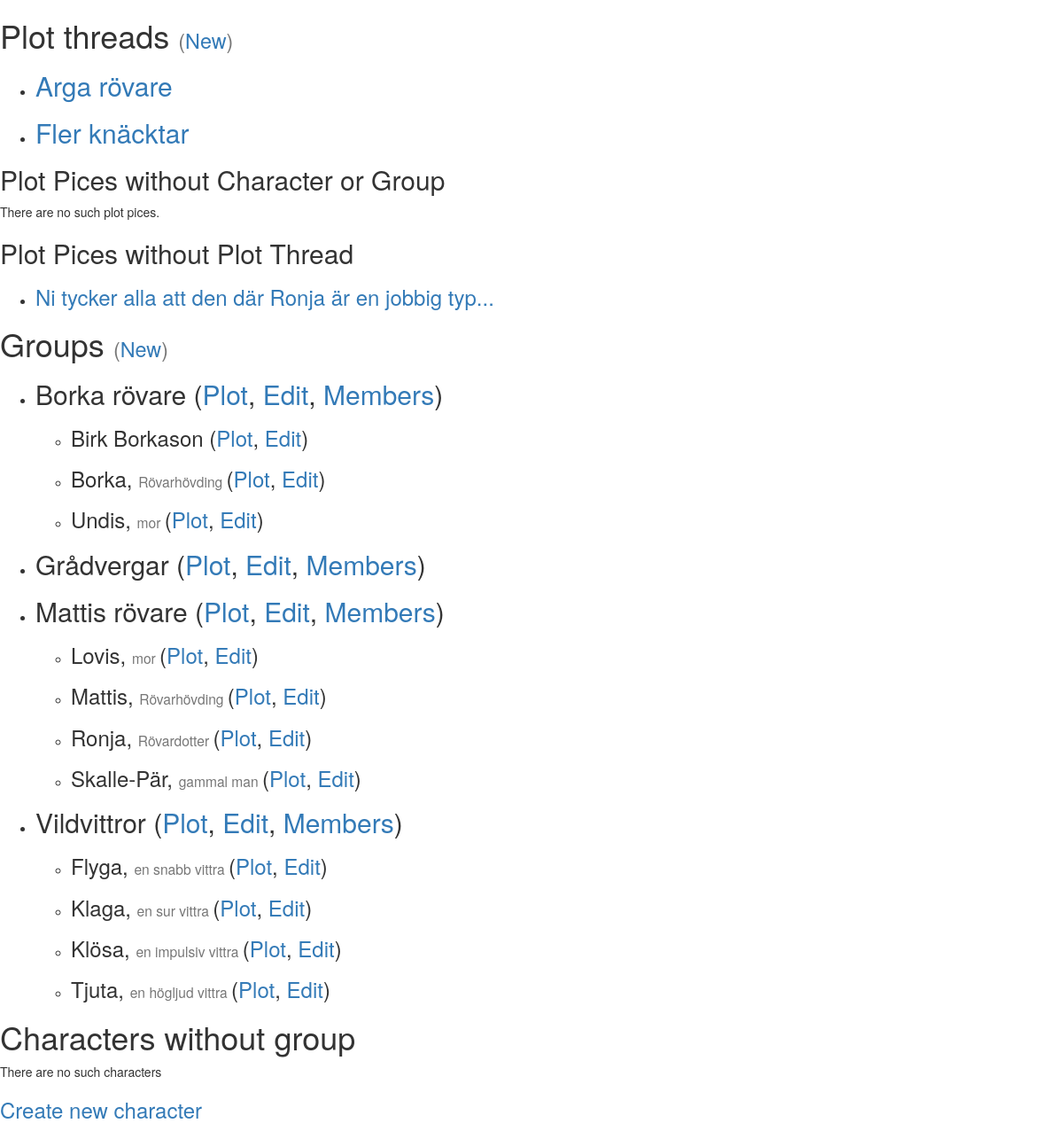
The app's page /GM/ with its own data.
### plots/models.py (models this page shows, shortened)
class BasicModel(models.Model):
    class Meta:
        abstract = True
        ordering = ['name']
    name = models.CharField(max_length=50)

class PlotThread(BasicModel):
    summery = models.TextField(blank=True, default='')
    def no_of_plot_parts(self):
        return self.plot_parts().count()
    no_of_plot_parts.verbose_name = 'number of plot parts'
    plot_is_finished = models.BooleanField(default=False)
    plot_is_finished.verbose_name = "plot thread is finiched"
    def characters(self):
        return Character.objects.filter(plotpice__in=self.plot_parts() )
    characters.help_text = (
         'Characters that have part in the plot line, not including group plots')
    characters.short_description = 'Characters involved'
    def characters_string(self):
        return ',\n '.join([character.name for character in self.characters().all()])
    characters_string.help_text = characters.help_text
    characters_string.short_description = characters.short_description
    characters_string.verbose_name = 'characters'
    def groups(self):
        return Group.objects.filter(plotpice__in=self.plot_parts() )
    groups.help_text = (
        'Groupes that have part in the plot line, not including individual character plots')
    groups.short_description = 'Groupes involved'
    def groups_string(self):
        return ',\n '.join([group.name for group in self.groups().all()])
    groups_string.help_text = groups.help_text
    groups_string.short_description = groups.short_description
    groups_string.verbose_name = 'groups'
    def groups_incl_char(self):
        return Group.objects.filter(
                    models.Q( plotpice__in=self.plot_parts() ) |
                    models.Q( character__in=self.characters() )
               ).distinct()
    groups_incl_char.help_text = (
        'Groupes that have part in the plot line, including individual character plots')
    groups_incl_char.short_description = 'Someone in group is involved'
    groups_incl_char.verbose_name = 'groups incl. personal plots'
    def groups_incl_char_string(self):
        return ',\n '.join([group.name for group in self.groups_incl_char().all()])
    groups_incl_char_string.short_description = groups_incl_char.short_description
    groups_incl_char_string.help_text = groups_incl_char.help_text
    groups_incl_char_string.verbose_name = groups_incl_char.verbose_name

class PlotPice(models.Model):
    def __str__(self):
        return self.plot_pice[0:50]+'...'
    __str__.short_description = 'str'
    characters = models.ManyToManyField(
                'Character', null=True, blank=True, through='PersonalPlotPice')
    groups = models.ManyToManyField(
                'Group', null=True, blank=True, through='GroupPlotPice')
    plot_threads = models.ManyToManyField(
                'PlotThread', null=True, blank=True, through='PlotPart')
    plot_pice = models.TextField(blank=True, default='')
    plot_is_finished = models.BooleanField(default=False)
    plot_is_finished.verbose_name = 'plot pice is finiched'
    plot_is_finished.short_description = 'plot is finiched'
    def groups_string(self):
        return ',\n '.join([group.name for group in self.groups.all()])
    groups_string.verbose_name = 'Groups'
    groups_string.short_description = 'Groups'
    def characters_string(self):
        return ',\n '.join([character.name for character in self.characters.all()])
    characters_string.verbose_name = 'Characters'
    characters_string.short_description = 'Characters'
    def plot_threads_string(self):
        return ',\n '.join([plot_thread.name for plot_thread in self.plot_threads.all()])
    plot_threads_string.verbose_name = 'Plot threds'
    plot_threads_string.short_description = 'Plot threds'

class Group(BasicModel):
    is_open = models.BooleanField('open', default=False)
    is_open.help_text = 'Group is open for self registration by users.'
    show_members = models.BooleanField(default=False)
    show_members.help_text = 'Members presentation is made public.'
    plot_is_finished = models.BooleanField(default=False)
    plot_is_finished.verbose_name = "group's plot is finiched."
    show_group = models.BooleanField(default=False)
    show_group.help_text = 'Group description is made public.'
    group_description = models.TextField(blank=True, default='')
    members_presentations = models.TextField(blank=True, default='')
    secret_comments = models.TextField(blank=True, default='')
    def members(self):
        return self.character_set.all()
    def no_of_members(self):
        return self.members().count()
    no_of_members.verbose_name = 'number of members'

class Character(BasicModel):
    user = models.ForeignKey(auth.models.User, null=True, blank=True, default=None )
    def heading(self):
        if self.character_concept == '':
            return self.name
        else:
            return self.name + ', <small> ' +  self.character_concept + ' </small>'
    groups = models.ManyToManyField(
                'Group', null=True, blank=True, through='Membership')
    character_concept = models.CharField(max_length=50, blank=True)
    presentation = models.TextField(blank=True, default='', max_length=500)
    presentation.help_text = (
        'A short pressentation of the character to be read by all players. Can be written by player or Game Master <br><i>Player can read and write.</i>')
    character_description = models.TextField(blank=True, default='', max_length=5000)
    character_description.help_text = (
        'Character description is usually provided by the player but can also be written by Game Master. Do not change a character description written by a player. <br><i>Player can read and write.</i>')
    other_info = models.TextField(blank=True, default='')
    secret_comments = models.TextField(blank=True, default='')
    secret_comments.help_text = '<i>Player can nether read nor write.</i>'
    plot_is_finished = models.BooleanField(default=False)
    plot_is_finished.verbose_name = "character's plot is finiched"
    plot_is_finished.short_description = "plot is finiched"
    def groups_string(self):
        return ', '.join([group.name for group in self.groups.all()])
    groups_string.verbose_name = 'Groups'
    groups_string.short_description = 'Groups'

### plots/GM/views.py (the view)
def index(request):
    return render(request, 'plots/GM/index.html',
              { 'plot_threads': PlotThread.objects.all(),
                'groups': Group.objects.all(),
                'characters': Character.objects.all(),
                'characters_without_group':
                   [character for character
                    in Character.objects.all()
                    if list( character.membership_set.all() )==[] ],
                'plot_pices_without_character_or_group':
                   [plot_pice for plot_pice
                    in PlotPice.objects.all()
                    if (list( plot_pice.characters.all() )==[]
                        and list( plot_pice.groups.all() )==[] ) ],
                'plot_pices_without_plot_thread':
                   [plot_pice for plot_pice
                    in PlotPice.objects.all()
                    if list( plot_pice.plot_threads.all() )==[] ],
                } )

### plots/templates/plots/GM/index.html
{% extends "plots/GM/basic.html" %}
{% block body %}
<h1> Plot threads <small>(<a href="{% url 'GM:new_plot_thread' %}">New</a>)</small></h1>
{% if plot_threads %}
    <ul>
    {% for plot_thread in plot_threads %}
        <li>
        <h2> <a href="{% url 'GM:plot_thread' plot_thread.id %}">
        {{ plot_thread.name }} </a> </h2>
        </li>
    {% endfor %}
    </ul>
{% else %}
    <p>There are no plot threads yet.</p>
{% endif %}
<h2> Plot Pices without Character or Group </h2>
{% if plot_pices_without_character_or_group %}
    <ul>
    {% for plot_pice in plot_pices_without_character_or_group %}
        <li>
        <h3> <a href="{% url 'GM:plot_pice' plot_pice.id %}">
        {{ plot_pice }} </a> </h3>
        </li>
    {% endfor %}
    </ul>
{% else %}
    <p>There are no such plot pices.</p>
{% endif %}
<h2> Plot Pices without Plot Thread </h2>
{% if plot_pices_without_plot_thread %}
    <ul>
    {% for plot_pice in plot_pices_without_plot_thread %}
        <li>
        <h3> <a href="{% url 'GM:plot_pice' plot_pice.id %}">
        {{ plot_pice }} </a> </h3>
        </li>
    {% endfor %}
    </ul>
{% else %}
    <p>There are no such plot pices.</p>
{% endif %}
<h1> Groups <small>(<a href="{% url 'GM:new_group' %}">New</a>)</small> </h1>
{% if groups %}
    <ul>
    {% for group in groups %}
        <li>
        <h2>
        {{ group.name }}
        (<a href="{% url 'GM:group_plot' group.id %}">Plot</a>,
         <a href="{% url 'GM:group' group.id %}">Edit</a>,
         <a href="{% url 'GM:members' group.id %}">Members</a>)
        </h2>
        <ul>
        {% for character in group.character_set.all %}
            <li>
            <h3>
            {{ character.heading|safe }}
            (<a href="{% url 'GM:personal_plot' character.id %}">Plot</a>,
             <a href="{% url 'GM:character' character.id %}">Edit</a>)
            </h3>
            </li>
        {% endfor %}
        </ul>
        </li>
    {% endfor %}
    </ul>
{% else %}
    <p>There are no plot groups yet.</p>
{% endif %}
<h1> Characters without group </h1>
{% if characters_without_group %}
    <ul>
    {% for character in characters_without_group %}
        <li>
        <h3>
        {{ character.heading|safe }}
        (<a href="{% url 'GM:personal_plot' character.id %}">Plot</a>,
         <a href="{% url 'GM:character' character.id %}">Edit</a>)
        </h3>
        </li>
    {% endfor %}
    </ul>
{% else %}
    <p> There are no such characters </p>
{% endif %}
<h3>
<a href="{% url 'GM:new_character' %}">Create new character</a>
</h3>
{% endblock %}

### records on screen
PlotThread: name "Arga rövare"
PlotThread: name "Fler knäcktar"
PlotPice: plot_pice "Ni tycker alla att den där Ronja är en jobbig typ..."
Group: name "Borka rövare"
Character: heading "Birk Borkason"
Character: heading "Borka, Rövarhövding"
Character: heading "Undis, mor"
Group: name "Grådvergar"
Group: name "Mattis rövare"
Character: heading "Lovis, mor"
Character: heading "Mattis, Rövarhövding"
Character: heading "Ronja, Rövardotter"
Character: heading "Skalle-Pär, gammal man"
Group: name "Vildvittror"
Character: heading "Flyga, en snabb vittra"
Character: heading "Klaga, en sur vittra"
Character: heading "Klösa, en impulsiv vittra"
Character: heading "Tjuta, en högljud vittra"
